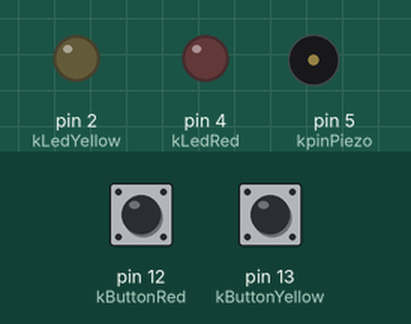
Simulated run of this sketch. Board: Arduino Uno, built with avr-gcc and run on an emulated ATmega328P. Shown: output pins drawn as LEDs (lit = HIGH), buzzer (waves = sounding). Inputs (shaded band) come from the test bench; at power-on: pin 12 (kButtonRed) HIGH, pin 13 (kButtonYellow) HIGH.

Above: at 1.8 s.
1.9 s: pin 12 (kButtonRed) pulled LOW for 0.15 s
At 2.7 s:
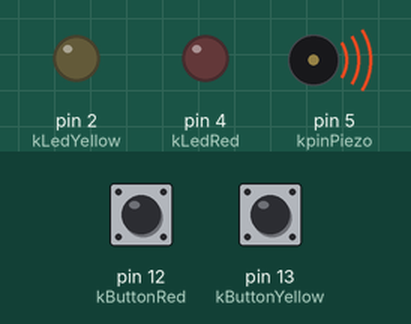
4.4 s: pin 13 (kButtonYellow) pulled LOW for 0.15 s
At 4.65 s:
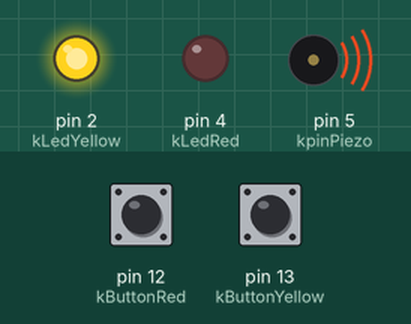
7.5 s: pin 13 (kButtonYellow) pulled LOW for 3.2 s
At 8.4 s:
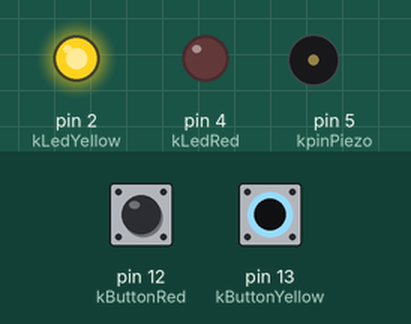
13.5 s: pin 12 (kButtonRed) pulled LOW for 1 s
At 16.75 s:
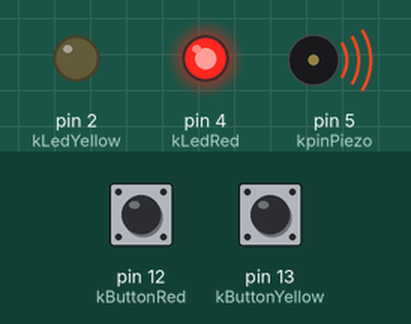
17.5 s: pin 12 (kButtonRed) pulled LOW for 3.2 s
At 21.4 s:
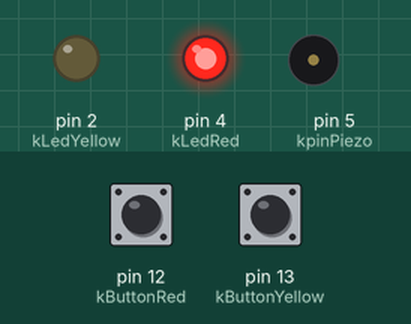
Timing chart, 0 to 23.0 s (numbered marks = the images above; inputs shaded):
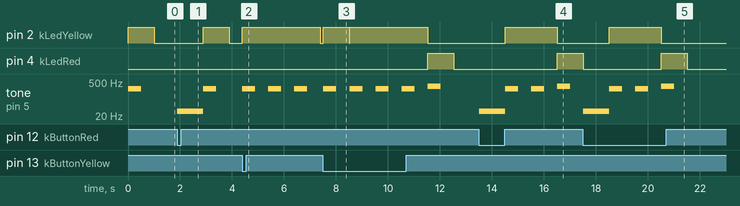

The sketch:

Part_2_Stage_4_FINAL.ino
```cpp
/* Author: Vaed Prasad and Evan Dickenstein
 * Date Written: 20 May 2014
 * Stage 4
 */

#define NOTE_E4 330
#define NOTE_C4 262
#define NOTE_B0 31


const int kLedYellow = 2;
const int kLedRed = 4;
/* This identifies the two LEDs that will be used in the project*/
const int kpinPiezo=5;
/* This identifies the Piezo that will be used in the project*/
/* This identifies the 2 Buttons that will be used in the project*/
const int kButtonYellow = 13;
const int kButtonRed = 12;
const int MaxLength=5;

int song [] = {
  NOTE_C4, NOTE_C4, NOTE_E4, NOTE_C4,NOTE_E4};

int SongLength=1; /* keeps track of the song*/

int quarterNOTE = 500;/* This identifies the length of each quarter note.  In this case it is 1/2 a second*/

boolean done = false;

void setup() {
  pinMode(kButtonYellow, INPUT);
  digitalWrite(kButtonYellow, HIGH);
  pinMode(kButtonRed, INPUT);
  digitalWrite(kButtonRed, HIGH);

  pinMode(kLedRed, OUTPUT);
  pinMode(kLedYellow, OUTPUT);
  pinMode(kpinPiezo, OUTPUT);

}
void loop()
{
  if (!done)
  {
  for(int i=0; i<SongLength; i++)
  {
    if(song [i]==NOTE_C4)
    {
      digitalWrite(kLedYellow, HIGH);
      tone(kpinPiezo, NOTE_C4, 500);
      delay(1000);
      digitalWrite(kLedYellow, LOW);

    }
    else
    {
      digitalWrite(kLedRed, HIGH);
      tone(kpinPiezo, NOTE_E4, 500);
      delay (1000);
      digitalWrite(kLedRed, LOW);
    }
  }
  //Play back by user
int expectedNote = 0;

while (true)
{
  //checks to see if the top button is pressed to activate the yellow LED with tone
  if (digitalRead (kButtonYellow) == LOW)
  {
    if (song [expectedNote] == NOTE_C4)
    {
      digitalWrite(kLedYellow, HIGH);
      tone(kpinPiezo, NOTE_C4, 500); // play C for a second
      delay(1000);
      digitalWrite(kLedYellow, LOW);
      expectedNote++;
    }
    else // error sound
    {
      tone(kpinPiezo, NOTE_B0, 1000);
      delay(1000);
      break;
    }
  }

  //checks to see if the bottom button is pressed to activate the red LED with tone
  if (digitalRead (kButtonRed) == LOW)
  {
    if (song[expectedNote] == NOTE_E4)
    {
      //red blink with different note
      digitalWrite(kLedRed, HIGH);
      tone(kpinPiezo, NOTE_E4, 500);
      delay(1000);
      digitalWrite(kLedRed, LOW);
      expectedNote++;

    }
    else // error sound
    {
      tone(kpinPiezo, NOTE_B0, 1000);
      delay(1000);
      break;
    }
  }

  //done so end
  if (expectedNote == SongLength)
  {
    SongLength++; // make song longer
    break;
  }
  delay(20); // short delay so human can catch up
}

if (SongLength > MaxLength){
  done = true; // end and do nothing else
}
}
}
```

Measured:
- after the input at 1.9 s, pin 2 (kLedYellow): LOW → HIGH after 1.0 s, → LOW 1.0 s later; tone on pin 5 (kpinPiezo): silent → 31 Hz at once, → 262 Hz 1.0 s later, → silent 0.50 s later
- after the input at 4.4 s, pin 2 (kLedYellow): LOW → HIGH at once, → LOW 3.0 s later; tone on pin 5 (kpinPiezo): alternates 262 Hz for 0.50 s and silent for 0.50 s, starting at once
- after the input at 7.5 s, pin 2 (kLedYellow): LOW → HIGH at once, → LOW 1.0 s later, → HIGH 0.02 s later, → LOW 3.0 s later; pin 4 (kLedRed): LOW → HIGH after 4.0 s, → LOW 1.0 s later; tone on pin 5 (kpinPiezo): plays 262 Hz for 0.50 s, 262 Hz for 0.50 s, 262 Hz for 0.50 s, 262 Hz for 0.50 s, 330 Hz for 0.50 s, starting at once
- after the input at 13.5 s, pin 2 (kLedYellow): LOW → HIGH after 1.0 s, → LOW 2.0 s later; pin 4 (kLedRed): LOW → HIGH after 3.0 s; tone on pin 5 (kpinPiezo): plays 31 Hz for 1.0 s, 262 Hz for 0.50 s, 262 Hz for 0.50 s, 330 Hz for 0.50 s, starting at once
- after the input at 17.5 s, pin 2 (kLedYellow): LOW → HIGH after 1.0 s, → LOW 2.0 s later; tone on pin 5 (kpinPiezo): plays 31 Hz for 1.0 s, 262 Hz for 0.50 s, 262 Hz for 0.50 s, 330 Hz for 0.50 s, starting at once
